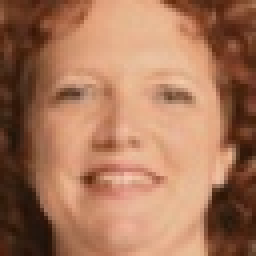
#> input picture output/cropped/face1.jpg, 64 x 64 px, given as the content of the folder ./input/, which was not available (shown 4 times larger)
$ python face_crop.py
#> lines starting #> are read from the running program, lines starting #| are printed output that depends on the picture; pictures that were not available may be replaced by others from this repository, and a replacement may not be noted
import cv2
import sys
import os

input_path = './input/'
input_list = os.listdir(input_path)

class FaceCropper(object):
    CASCADE_PATH = "data/haarcascades/haarcascade_frontalface_default.xml"

    def __init__(self):
        self.face_cascade = cv2.CascadeClassifier(self.CASCADE_PATH)

    def generate(self, image_path, show_result):
#> called with image_path = './input/face1.jpg', show_result = True
        img = cv2.imread(image_path)
#> img is the input picture: shape (64, 64, 3); mean B, G, R 89.7, 117.8, 167.7
        if (img is None):
            print("Can't open image file")
            return 0

        #img = cv2.cvtColor(img, cv2.COLOR_BGR2GRAY)
        faces = self.face_cascade.detectMultiScale(img, 1.1, 3, minSize=(10, 10))
#> faces = [[5, 4, 53, 53]]
        if (faces is None):
            print('Failed to detect face')
            return 0

        facecnt = len(faces)
#> facecnt = 1
        print("Detected faces: %d" % facecnt)
#| Detected faces: 1
        i = 0
        height, width = img.shape[:2]
#> height = 64; width = 64

        for (x, y, w, h) in faces:
            r = max(w, h) / 2
            centerx = x + w / 2
            centery = y + h / 2
            nx = int(centerx - r)
            ny = int(centery - r)
            nr = int(r * 2)

            faceimg = img[ny:ny+nr, nx:nx+nr]
            lastimg = cv2.resize(faceimg, (64, 64))
            i += 1
            cv2.imwrite("output/cropped/face%d.jpg" % i, lastimg)
#> this loop made 1 pass
#> (x, y, w, h, r, centerx, centery, nx) on pass 1: (5, 4, 53, 53, 26.5, 31.5, 30.5, 5)
#> pass 1, in generate, `faceimg = img[ny:ny+nr, nx:nx+nr]`:
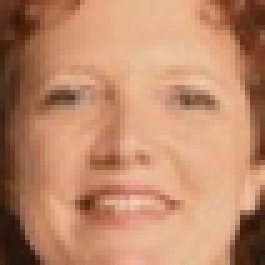
#> faceimg: shape (53, 53, 3) (shown 5 times larger); mean B, G, R 106.8, 137.4, 190.2
#> pass 1, in generate, `lastimg = cv2.resize(faceimg, (64, 64))`:
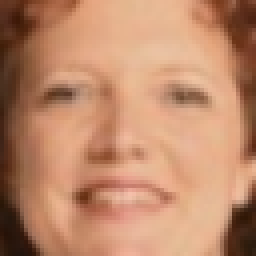
#> lastimg: shape (64, 64, 3) (shown 4 times larger); mean B, G, R 106.6, 137.2, 190
#> after the loop, i = 1


if __name__ == '__main__':
    detecter = FaceCropper()
    for file in input_list :
        print(file)
        detecter.generate(input_path+file, True)

$ run again, on output/cropped/face2.jpg
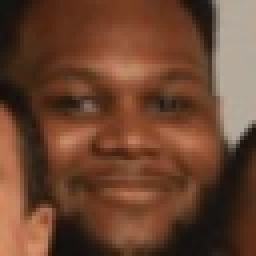
#> input picture output/cropped/face2.jpg, 64 x 64 px, given as the content of the folder ./input/, which was not available (shown 4 times larger)
#> in generate, img is the input picture: shape (64, 64, 3); mean B, G, R 48.5, 68.6, 107.5
#> faces = [[5, 4, 55, 55]]
#> facecnt = 1
#| Detected faces: 1
#> the loop in generate, `for (x, y, w, h) in faces:` made 1 pass
#> (x, y, w, h, r, centerx, centery, nx) on pass 1: (5, 4, 55, 55, 27.5, 32.5, 31.5, 5)
#> pass 1, in generate, `faceimg = img[ny:ny+nr, nx:nx+nr]`:
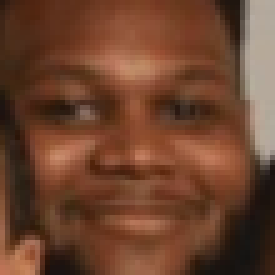
#> faceimg: shape (55, 55, 3) (shown 5 times larger); mean B, G, R 46.4, 67.7, 109.4

$ run again, on output/cropped/face3.jpg
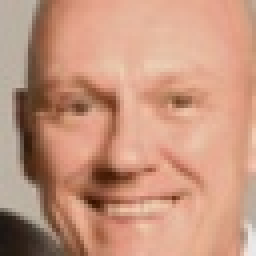
#> input picture output/cropped/face3.jpg, 64 x 64 px, given as the content of the folder ./input/, which was not available (shown 4 times larger)
#> in generate, img is the input picture: shape (64, 64, 3); mean B, G, R 125.7, 149.1, 198.1
#> faces = [[4, 4, 56, 56]]
#> facecnt = 1
#| Detected faces: 1
#> the loop in generate, `for (x, y, w, h) in faces:` made 1 pass
#> (x, y, w, h, r, centerx, centery, nx) on pass 1: (4, 4, 56, 56, 28, 32, 32, 4)
#> pass 1, in generate, `faceimg = img[ny:ny+nr, nx:nx+nr]`:
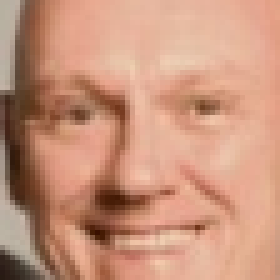
#> faceimg: shape (56, 56, 3) (shown 5 times larger); mean B, G, R 123.6, 148, 200.3
#> pass 1, in generate, `lastimg = cv2.resize(faceimg, (64, 64))`:
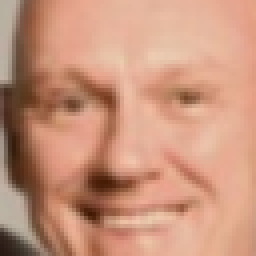
#> lastimg: shape (64, 64, 3) (shown 4 times larger); mean B, G, R 123.5, 147.9, 200.2
